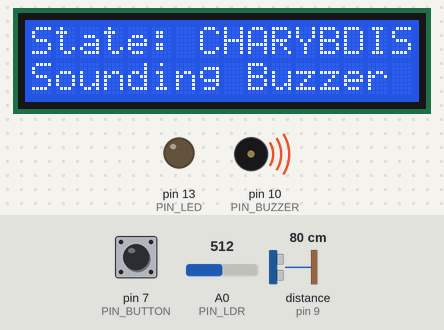
Simulated run of this sketch. Board: Arduino Uno, built with avr-gcc and run on an emulated ATmega328P. Parts: 16×2 character LCD, output pins drawn as LEDs (lit = HIGH), buzzer (waves = sounding). Wiring (inferred from the names in the program): ultrasonic range finder: trigger pin 9; echo pin 9. Dashed ring = blinking. The inputs (shaded band) are chosen by the test bench; at power-on: distance to the obstacle (sensor on pin 9) 80 cm, A0 (PIN_LDR) = 512, pin 7 (PIN_BUTTON) HIGH. The echo pulse lasts 58.3 µs per cm; what the sketch prints to the serial monitor is not drawn.

Above: at 1.4 s.
1.5 s: distance to the obstacle (sensor on pin 9) set to 103 cm
At 2.2 s:
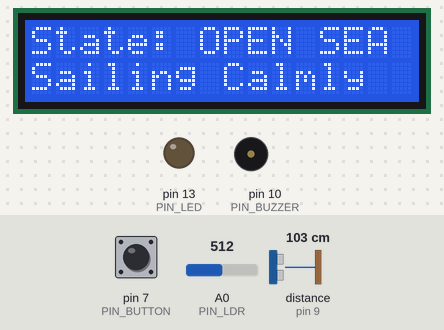
3.0 s: A0 (PIN_LDR) set to 494
At 3.14 s:
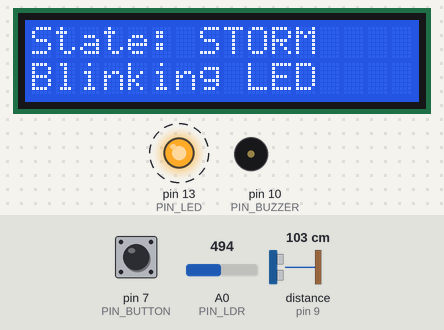
5.2 s: pin 7 (PIN_BUTTON) pulled LOW for 0.15 s
At 6.4 s:
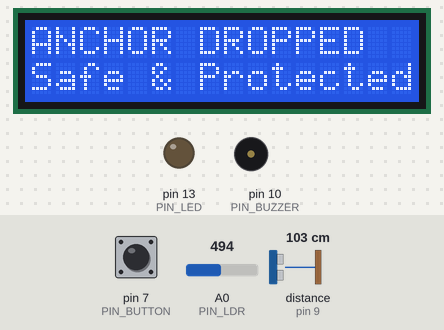
6.8 s: pin 7 (PIN_BUTTON) pulled LOW for 1 s
At 7.24 s:
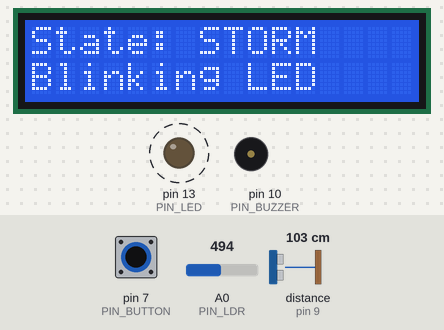
8.4 s: pin 7 (PIN_BUTTON) pulled LOW for 3.2 s
At 9.4 s:
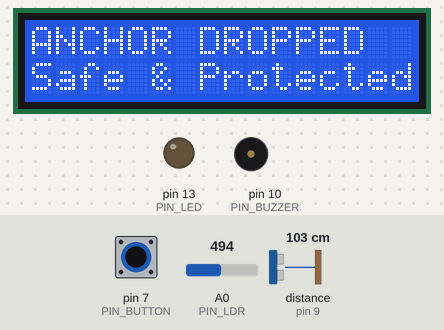
13.1 s: pin 7 (PIN_BUTTON) pulled LOW for 0.15 s
At 19.1 s:
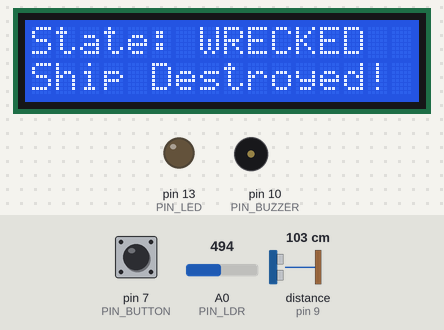
Timing chart, 0 to 19.6 s (numbered marks = the images above; inputs shaded):
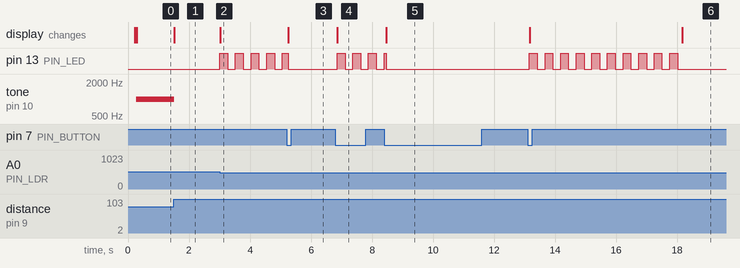

Measured:
- the behaviour switches between 505 and 504 on A0 (PIN_LDR) (found by bisection; images 1 and 2)
- after the input at 1.5 s, tone on pin 10 (PIN_BUZZER): 1000 Hz → silent at once; the display: changes at once (image 1)
- after the input at 3.0 s, pin 13 (PIN_LED): alternates HIGH for 0.26 s and LOW for 0.26 s, starting at once; the display: changes at once (image 2)
- after the input at 5.2 s, the display: changes after 0.06 s (image 3)
- after the input at 6.8 s, pin 13 (PIN_LED): alternates HIGH for 0.26 s and LOW for 0.26 s, starting after 0.06 s; the display: changes after 0.06 s (image 4)
- after the input at 8.4 s, the display: changes after 0.07 s (image 5)
- after the input at 13.1 s, pin 13 (PIN_LED): alternates HIGH for 0.26 s and LOW for 0.26 s, 20 changes in all, then stays LOW, starting after 0.06 s; the display: first changes after 0.06 s (image 6 shows a later state)

The sketch:

task2.ino
```cpp
/*
 * SEDS BPHC - Avionics Induction Round 1
 * Task 2: Keeping Watch Over Odysseus
 * Author: Saptarshi Nandi
 * ID: [2026A4PS0609H]
 */

#include <LiquidCrystal.h>

// ---------------------------------------------------------
// Pin Mapping
// ---------------------------------------------------------
// LCD: RS=12, E=11, DB4=5, DB5=4, DB6=3, DB7=2
const int PIN_RS     = 12;
const int PIN_EN     = 11;
const int PIN_D4     = 5;
const int PIN_D5     = 4;
const int PIN_D6     = 3;
const int PIN_D7_LCD = 2;

// Peripherals
const int PIN_PING   = 9;   // 3-pin ultrasonic sensor SIG pin
const int PIN_LDR    = A0;  // Ambient light sensor
const int PIN_BUTTON = 7;   // Push button (Anchor toggle)
const int PIN_LED    = 13;  // Storm alert LED
const int PIN_BUZZER = 10;  // Charybdis buzzer

LiquidCrystal lcd(PIN_RS, PIN_EN, PIN_D4, PIN_D5, PIN_D6, PIN_D7_LCD);

// ---------------------------------------------------------
// State Constants
// ---------------------------------------------------------
const int STATE_OPEN_SEA        = 0;
const int STATE_ANCHOR_DROPPED  = 1;
const int STATE_STORM           = 2;
const int STATE_CHARYBDIS       = 3;
const int STATE_WRECKED         = 4;

int currentState = STATE_OPEN_SEA;
int lastRenderedState = -1;

// Thresholds
const int LIGHT_THRESHOLD = 505;            // if the light sensor reading is below half(in the serial monitor) = Storm will be activated
const float DIST_THRESHOLD = 100.0;         // if the distance sensed by the ultarsonic sensor is below 100cm = Charybdis will be activated
const unsigned long DANGER_LIMIT_MS = 5000; // If the ship remains more than 5s  in  continuous danger = it will be wrecked

// Timers & State Variables
unsigned long dangerStartTime = 0;
unsigned long lastLedBlinkTime = 0;
bool ledState = false;

// Button Debounce & State Tracking
int lastDebouncedButtonState = HIGH;
int lastRawButtonReading = HIGH;
unsigned long lastDebounceTime = 0;
const unsigned long DEBOUNCE_DELAY = 50;

// ---------------------------------------------------------
// Ultrasonic Sensor Routine (3-Pin Ping)))
// ---------------------------------------------------------
float readDistanceCM() {
  pinMode(PIN_PING, OUTPUT);
  digitalWrite(PIN_PING, LOW);
  delayMicroseconds(2);
  digitalWrite(PIN_PING, HIGH);
  delayMicroseconds(5);
  digitalWrite(PIN_PING, LOW);

  pinMode(PIN_PING, INPUT);
  long duration = pulseIn(PIN_PING, HIGH, 30000);
  if (duration == 0) return 400.0;
  return (duration * 0.0343) / 2.0;
}

// ---------------------------------------------------------
// Reliable LCD Renderer
// ---------------------------------------------------------
void printScreen(const char* line1, const char* line2) {
  lcd.clear();
  lcd.setCursor(0, 0);
  lcd.print(line1);
  lcd.setCursor(0, 1);
  lcd.print(line2);
}

void renderStateLCD(int state) {
  switch (state) {
    case STATE_OPEN_SEA:
      printScreen("State: OPEN SEA", "Sailing Calmly");
      break;
    case STATE_ANCHOR_DROPPED:
      printScreen("ANCHOR DROPPED", "Safe & Protected");
      break;
    case STATE_STORM:
      printScreen("State: STORM", "Blinking LED");
      break;
    case STATE_CHARYBDIS:
      printScreen("State: CHARYBDIS", "Sounding Buzzer");
      break;
    case STATE_WRECKED:
      printScreen("State: WRECKED", "Ship Destroyed!");
      break;
  }
}

void setup() {
  Serial.begin(9600);
  pinMode(PIN_BUTTON, INPUT_PULLUP);
  pinMode(PIN_LED, OUTPUT);
  pinMode(PIN_BUZZER, OUTPUT);

  digitalWrite(PIN_LED, LOW);
  noTone(PIN_BUZZER);

  // Sync initial button states to avoid startup false triggers
  int initialRead = digitalRead(PIN_BUTTON);
  lastRawButtonReading = initialRead;
  lastDebouncedButtonState = initialRead;

  delay(150);
  lcd.begin(16, 2);
  lcd.clear();
  delay(50);

  renderStateLCD(STATE_OPEN_SEA);
  lastRenderedState = STATE_OPEN_SEA;
}

void loop() {
  // If wrecked, the ship holds state permanently until simulation is restarted
  if (currentState == STATE_WRECKED) {
    digitalWrite(PIN_LED, LOW);
    noTone(PIN_BUZZER);
    if (lastRenderedState != STATE_WRECKED) {
      renderStateLCD(STATE_WRECKED);
      lastRenderedState = STATE_WRECKED;
    }
    return;
  }

  // ---------------------------------------------------------
  // 1. Push Button Handling (Debounced Falling-Edge Trigger)
  // ---------------------------------------------------------
  int currentRaw = digitalRead(PIN_BUTTON);

  if (currentRaw != lastRawButtonReading) {
    lastDebounceTime = millis();
    lastRawButtonReading = currentRaw;
  }

  if ((millis() - lastDebounceTime) > DEBOUNCE_DELAY) {
    // Check if the debounced state actually changed
    if (currentRaw != lastDebouncedButtonState) {
      lastDebouncedButtonState = currentRaw;

      // Only trigger on active button press (HIGH -> LOW)
      if (lastDebouncedButtonState == LOW) {
        if (currentState == STATE_ANCHOR_DROPPED) {
          currentState = STATE_OPEN_SEA;
        } else {
          currentState = STATE_ANCHOR_DROPPED;
          dangerStartTime = 0;           // Reset 5s danger timer
          digitalWrite(PIN_LED, LOW);     // Silence storm LED
          noTone(PIN_BUZZER);            // Silence Charybdis buzzer
        }
      }
    }
  }

  // ---------------------------------------------------------
  // 2. Anchor State Protection
  // ---------------------------------------------------------
  if (currentState == STATE_ANCHOR_DROPPED) {
    digitalWrite(PIN_LED, LOW);
    noTone(PIN_BUZZER);
    if (lastRenderedState != STATE_ANCHOR_DROPPED) {
      renderStateLCD(STATE_ANCHOR_DROPPED);
      lastRenderedState = STATE_ANCHOR_DROPPED;
    }
    return;                                                       // the ship is completely immune to dangers while anchored
  }

  // ---------------------------------------------------------
  // 3. Sensor Reading & Evaluation
  // ---------------------------------------------------------
  int lightVal = analogRead(PIN_LDR);
  float distanceVal = readDistanceCM();

  Serial.println(lightVal);      // this part of the code moves the light brightness to the serial monitor so that i can see it in real time as i move the slider... that's how i figured out that the halfway mark was 505

  bool stormActive = ( lightVal < LIGHT_THRESHOLD);   // this part of the code activates the storm and the charybdis whenever the thresholds are crossed.
  bool charybdisActive = (distanceVal < DIST_THRESHOLD);

  // ---------------------------------------------------------
  // 4. Finite State Machine Transitions
  // ---------------------------------------------------------
  switch (currentState) {
    case STATE_OPEN_SEA:
      digitalWrite(PIN_LED, LOW);
      noTone(PIN_BUZZER);
      dangerStartTime = 0;

      if (stormActive) {
        currentState = STATE_STORM;
        dangerStartTime = millis();
        lastLedBlinkTime = millis();
        ledState = true;
        digitalWrite(PIN_LED, HIGH);
      } else if (charybdisActive) {
        currentState = STATE_CHARYBDIS;
        dangerStartTime = millis();
        tone(PIN_BUZZER, 1000);      //emits a $1000\text{ Hz}$ acoustic alarm on the buzzer pin.(kinda harsh sounding... wanted to change it to smth nice but couldn't)
      }
      break;

    case STATE_STORM:
      // Non-blocking 250ms LED blink
      if (millis() - lastLedBlinkTime >= 250) {
        lastLedBlinkTime = millis();
        ledState = !ledState;                               // the led blinks every 250 ms(according to the simulator time)
        digitalWrite(PIN_LED, ledState ? HIGH : LOW);
      }
      noTone(PIN_BUZZER);

      // Precedence check: if storm is exited before 5s
      if (!stormActive) {
        digitalWrite(PIN_LED, LOW);                          // This part of the code is similar to the next part... I have already commented there.
        if (charybdisActive) {
          currentState = STATE_CHARYBDIS;
          dangerStartTime = millis();
          tone(PIN_BUZZER, 1000);
        } else {
          currentState = STATE_OPEN_SEA;
        }
      } else if (millis() - dangerStartTime >= DANGER_LIMIT_MS) {
        currentState = STATE_WRECKED;
        digitalWrite(PIN_LED, LOW);
      }
      break;

    case STATE_CHARYBDIS:
      tone(PIN_BUZZER, 1000);
      digitalWrite(PIN_LED, LOW);

      // Precedence check: if Charybdis is exited before 5s
      if (!charybdisActive) {
        noTone(PIN_BUZZER);                                        // This part of the code decides what happens to the ship while exiting charybdis... like for example if the ship still remains in storm the timer will start agin for storm ... and if the ship is safe... it will show open sea and safe sailing.
        if (stormActive) {
          currentState = STATE_STORM;
          dangerStartTime = millis();
          lastLedBlinkTime = millis();
          ledState = true;
          digitalWrite(PIN_LED, HIGH);
        } else {
          currentState = STATE_OPEN_SEA;
        }
      } else if (millis() - dangerStartTime >= DANGER_LIMIT_MS) {
        currentState = STATE_WRECKED;
        noTone(PIN_BUZZER);
      }
      break;

    default:
      break;
  }

  // Update screen only upon state transition
  if (currentState != lastRenderedState) {   // this part of the code changes the LCD screen writing
    renderStateLCD(currentState);
    lastRenderedState = currentState;
  }
}
   // Thank's a lot for reading.... this code couldn't have been done if not for the help of Gemini and Claude...
```
